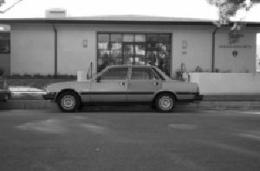
#> input picture image_0002.jpg, 260 x 171 px
$ python sobel_and_laplacian.py --image image_0002.jpg   (older library calls are emulated)
#> lines starting #> are read from the running program, lines starting #| are printed output that depends on the picture
# -*- coding: utf-8 -*-
"""
Created on Wed May 24 14:29:39 2017

@author: Rukayat Ariori
"""

import numpy as np
import argparse
import cv2

ap = argparse.ArgumentParser()
ap.add_argument("-i", "--image", required = True,
 help = "Path to the image")
args = vars(ap.parse_args())

image = cv2.imread(args["image"])
#> image is the input picture: shape (171, 260, 3); min 0, max 255, mean 111.6
image = cv2.cvtColor(image, cv2.COLOR_BGR2GRAY)
#> image: shape (171, 260)
cv2.imshow("Original", image)
lap = cv2.Laplacian(image, cv2.CV_64F)
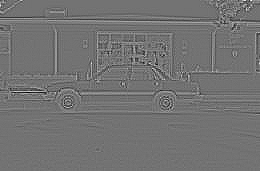
#> lap: shape (171, 260) float64; min -166, max 202, mean 0; drawn with min black and max white
lap = np.uint8(np.absolute(lap))
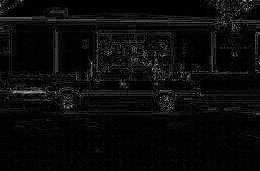
#> lap: shape (171, 260); min 0, max 202, mean 10.9
cv2.imshow("Laplacian", lap)
cv2.waitKey(0)
sobelX = cv2.Sobel(image, cv2.CV_64F, 1, 0)
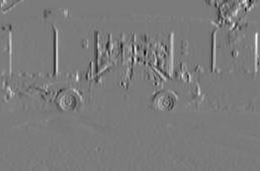
#> sobelX: shape (171, 260) float64; min -518, max 554, mean 1.7; drawn with min black and max white
sobelY = cv2.Sobel(image, cv2.CV_64F, 0, 1)
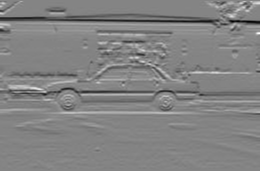
#> sobelY: shape (171, 260) float64; min -659, max 612, mean -7.1; drawn with min black and max white

sobelX = np.uint8(np.absolute(sobelX))
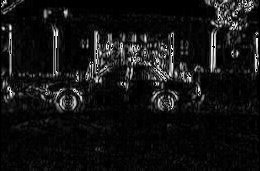
#> sobelX: shape (171, 260); min 0, max 255, mean 20.3
sobelY = np.uint8(np.absolute(sobelY))
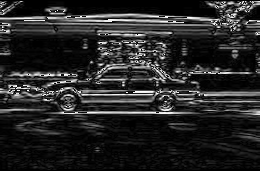
#> sobelY: shape (171, 260); min 0, max 255, mean 38.4
sobelCombined = cv2.bitwise_or(sobelX, sobelY)
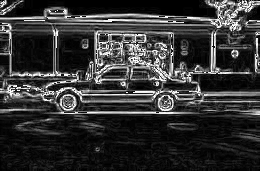
#> sobelCombined: shape (171, 260); min 0, max 255, mean 51.7
cv2.imshow("Sobel X", sobelX)
cv2.imshow("Sobel Y", sobelY)
cv2.imshow("Sobel Combined", sobelCombined)
cv2.waitKey(0)

$ run again, on image_0075.jpg
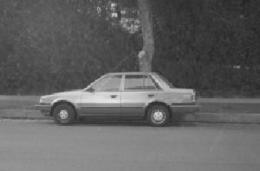
#> input picture image_0075.jpg, 260 x 171 px
#> image is the input picture: shape (171, 260, 3); min 35, max 236, mean 98
#> image: shape (171, 260)
#> `sobelY = cv2.Sobel(image, cv2.CV_64F, 0, 1)`:
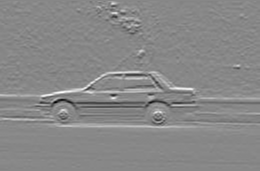
#> sobelY: shape (171, 260) float64; min -556, max 489, mean 3; drawn with min black and max white
#> `sobelCombined = cv2.bitwise_or(sobelX, sobelY)`:
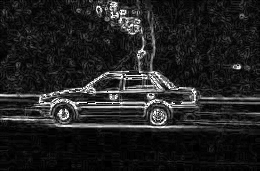
#> sobelCombined: shape (171, 260); min 0, max 255, mean 34.1

$ run again, on image_0090.jpg
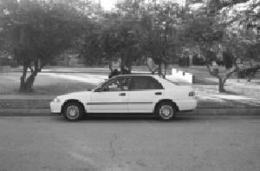
#> input picture image_0090.jpg, 260 x 171 px
#> image is the input picture: shape (171, 260, 3); min 15, max 255, mean 118.8
#> image: shape (171, 260)
#> `sobelY = cv2.Sobel(image, cv2.CV_64F, 0, 1)`:
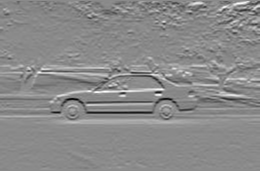
#> sobelY: shape (171, 260) float64; min -739, max 618, mean -2; drawn with min black and max white
#> `sobelCombined = cv2.bitwise_or(sobelX, sobelY)`:
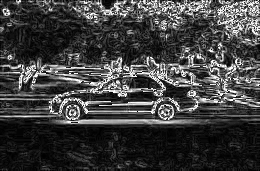
#> sobelCombined: shape (171, 260); min 0, max 255, mean 62.9

$ run again, on image_0120.jpg
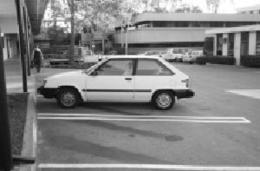
#> input picture image_0120.jpg, 260 x 171 px
#> image is the input picture: shape (171, 260, 3); min 7, max 255, mean 130.8
#> image: shape (171, 260)
#> `sobelCombined = cv2.bitwise_or(sobelX, sobelY)`:
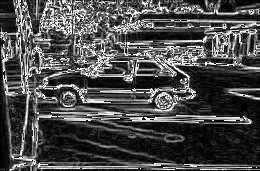
#> sobelCombined: shape (171, 260); min 0, max 255, mean 75.8
